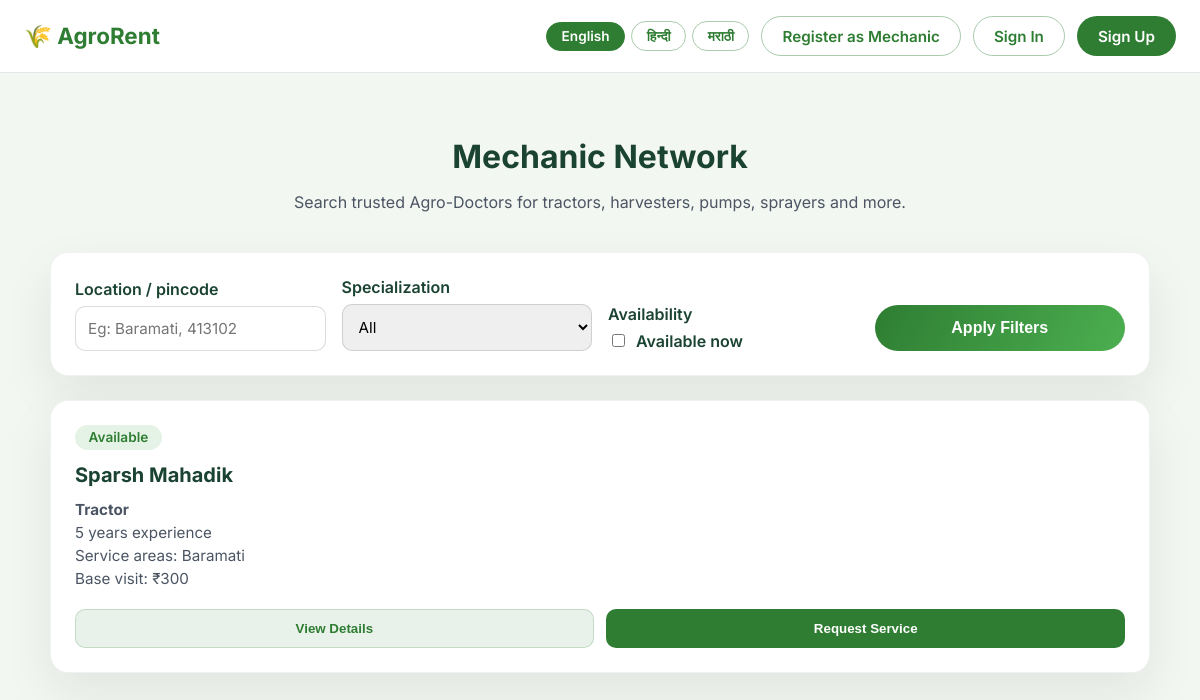
The page /mechanics on the database as committed earlier.
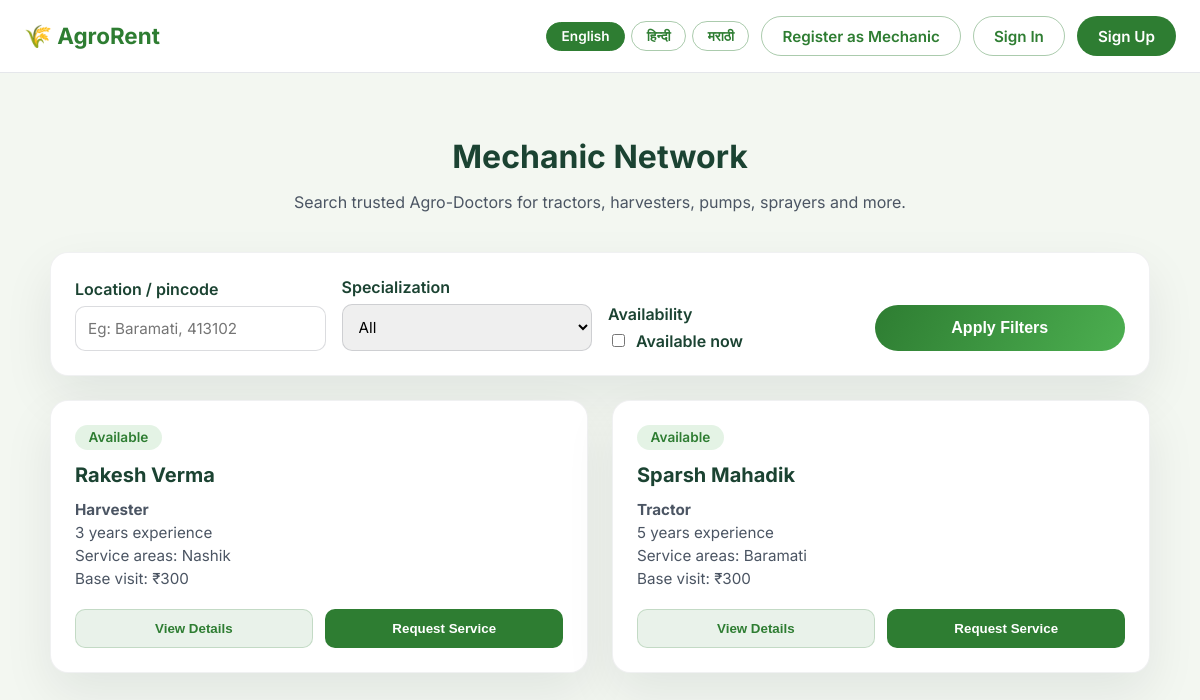
The same page on the database as committed later.
### tables this page shows
CREATE TABLE mechanics (
            id INTEGER PRIMARY KEY AUTOINCREMENT,
            user_id INTEGER,
            full_name TEXT NOT NULL,
            phone TEXT NOT NULL,
            email TEXT,
            experience_years INTEGER,
            specialization TEXT NOT NULL,
            service_locations TEXT NOT NULL,
            base_charge REAL NOT NULL,
            description TEXT,
            is_available INTEGER DEFAULT 1,
            created_at TIMESTAMP DEFAULT CURRENT_TIMESTAMP,
            updated_at TIMESTAMP DEFAULT CURRENT_TIMESTAMP,
            FOREIGN KEY (user_id) REFERENCES users(id)
        );

### app.py (the view)
@app.route('/mechanics')
def mechanics_list():
    search = request.args.get('q', '').strip()
    specialization = request.args.get('specialization', '').strip()
    available_only = request.args.get('available_only', '').strip().lower() in ('true', '1', 'on')
    query = 'SELECT * FROM mechanics WHERE 1=1'
    params = []
    if search:
        query += ' AND (LOWER(service_locations) LIKE ? OR LOWER(full_name) LIKE ?)'
        like_term = f'%{search.lower()}%'
        params.extend([like_term, like_term])
    if specialization and specialization in MECHANIC_SPECIALIZATIONS:
        query += ' AND specialization = ?'
        params.append(specialization)
    if available_only:
        query += ' AND is_available = 1'
    query += ' ORDER BY created_at DESC'
    conn = get_db()
    mechanics = conn.execute(query, params).fetchall()
    conn.close()
    return render_template(
        'mechanics_list.html',
        mechanics=mechanics,
        filters={
            'search': search,
            'specialization': specialization,
            'available_only': available_only
        },
        specializations=MECHANIC_SPECIALIZATIONS
    )

### app.py (called while the page is built)
def get_translations():
    if app.debug:
        return load_translations()
    return TRANSLATIONS

def _get_translation_value(lang, key_parts):
    translations = get_translations()
    data = translations.get(lang, {})
    for part in key_parts:
        if isinstance(data, dict):
            data = data.get(part)
        else:
            data = None
        if data is None:
            break
    if data is None and lang != DEFAULT_LOCALE:
        return _get_translation_value(DEFAULT_LOCALE, key_parts)
    return data

def translate_text(key, locale=None, default=None, **kwargs):
    if not key:
        return ''
    lang = locale or getattr(g, 'current_locale', None) or session.get('lang') or DEFAULT_LOCALE
    parts = key.split('.')
    value = _get_translation_value(lang, parts)
    if value is None:
        value = default if default is not None else _get_translation_value(DEFAULT_LOCALE, parts)
    if value is None:
        value = default if default is not None else key
    if isinstance(value, str) and kwargs:
        try:
            value = value.format(**kwargs)
        except KeyError:
            pass
    return value

@app.context_processor
def inject_translation_helpers():
    return {
        't': translate_text,
        'current_locale': getattr(g, 'current_locale', DEFAULT_LOCALE),
        'supported_languages': SUPPORTED_LANGUAGES,
        'language_names': LANGUAGE_NAMES
    }

def get_db():
    conn = sqlite3.connect(DATABASE)
    conn.row_factory = sqlite3.Row
    return conn

### templates/mechanics_list.html (shortened to what this page needs)
<!DOCTYPE html>
<html lang="{{ current_locale }}">
<head>
    <link rel="stylesheet" href="{{ url_for('static', filename='css/mechanics.css') }}">
</head>
<body>
    <div class="page-wrapper">
        <nav class="simple-nav">
            <div class="nav-container">
                <div class="nav-left">
                    <a href="{{ url_for('index') }}">🌾 {{ t('nav.brand') }}</a>
                </div>
                <div class="nav-actions">
                    <div class="language-switcher" aria-label="{{ t('language.change') }}">
                        {% for code in supported_languages %}
                        <a href="{{ url_for('set_language', lang_code=code) }}"
                           class="language-pill {% if current_locale == code %}active{% endif %}">
                            {{ language_names[code] }}
                        </a>
                        {% endfor %}
                    </div>
                    <a class="nav-link-btn secondary" href="{{ url_for('mechanic_register') }}">{{ t('nav.register_mechanic') }}</a>
                    {% if session.user_id %}
                    <a class="nav-link-btn secondary" href="{{ url_for('mechanic_dashboard') }}">{{ t('nav.mechanic_dashboard') }}</a>
                    <a class="nav-link-btn primary" href="{{ url_for('signout') }}">{{ t('nav.logout') }}</a>
                    {% else %}
                    <a class="nav-link-btn secondary" href="{{ url_for('signin') }}">{{ t('nav.sign_in') }}</a>
                    <a class="nav-link-btn primary" href="{{ url_for('signup') }}">{{ t('nav.sign_up') }}</a>
                    {% endif %}
                </div>
            </div>
        </nav>
        <section class="content-section">
            <div class="page-header">
                <h1>{{ t('mechanic.list.title') }}</h1>
                <p>{{ t('mechanic.list.subtitle') }}</p>
            </div>
            <div class="card filters-card">
                <form method="GET" action="{{ url_for('mechanics_list') }}">
                    <div class="form-group">
                        <label for="q">{{ t('mechanic.list.filters.location') }}</label>
                        <input type="text" id="q" name="q" placeholder="Eg: Baramati, 413102" value="{{ filters.search }}">
                    </div>
                    <div class="form-group">
                        <label for="specialization">{{ t('mechanic.list.filters.specialization') }}</label>
                        <select id="specialization" name="specialization">
                            <option value="">{{ t('mechanic.list.filters.all', default='All') }}</option>
                        </select>
                    </div>
                    <div class="form-group">
                        <label>{{ t('mechanic.list.filters.availability') }}</label>
                        <label class="availability-toggle" style="margin-top: 0;">
                            <input type="checkbox" name="available_only" {% if filters.available_only %}checked{% endif %} onchange="this.form.submit()">
                            {{ t('mechanic.list.filters.available_now') }}
                        </label>
                    </div>
                    <div>
                        <button type="submit" class="btn-submit" style="width: 100%;">{{ t('mechanic.list.filters.submit') }}</button>
                    </div>
                </form>
            </div>
            {% if mechanics %}
            <div class="mechanics-grid">
                {% for mechanic in mechanics %}
                <div class="card mechanic-card">
                    <div class="badge {% if mechanic['is_available'] %}available{% else %}unavailable{% endif %}">
                        {% if mechanic['is_available'] %}
                            {{ t('mechanic.list.card.available') }}
                        {% else %}
                            {{ t('mechanic.list.card.unavailable') }}
                        {% endif %}
                    </div>
                    <h3>{{ mechanic['full_name'] }}</h3>
                    <div class="mechanic-meta">
                        <strong>{{ t('mechanic.specializations.' + mechanic['specialization']|lower, default=mechanic['specialization']) }}</strong>
                        {% if mechanic['experience_years'] %}
                        <span>{{ t('mechanic.list.card.experience', years=mechanic['experience_years']) }}</span>
                        {% endif %}
                        <span>{{ t('mechanic.list.card.service_area', areas=mechanic['service_locations']) }}</span>
                        <span>{{ t('mechanic.list.card.base_visit', charge='{:,.0f}'.format(mechanic['base_charge'])) }}</span>
                    </div>
                    <div class="card-actions">
                        <button class="ghost-btn view-details-btn"
                            data-name="{{ mechanic['full_name'] }}"
                            data-specialization="{{ t('mechanic.specializations.' + mechanic['specialization']|lower, default=mechanic['specialization']) }}"
                            data-location-display="{{ t('mechanic.list.card.service_area', areas=mechanic['service_locations']) }}"
                            data-charge-display="{{ t('mechanic.list.card.base_visit', charge='{:,.0f}'.format(mechanic['base_charge'])) }}"
                            data-experience-text="{{ mechanic['experience_years'] and t('mechanic.list.card.experience', years=mechanic['experience_years']) or t('mechanic.list.details.experience_missing') }}"
                            data-description="{{ mechanic['description'] or t('mechanic.list.card.no_description', default='No bio shared yet.') }}">
                            {{ t('mechanic.list.buttons.view_details') }}
                        </button>
                        <button class="solid-btn request-service-btn"
                            data-mechanic-id="{{ mechanic['id'] }}"
                            data-mechanic-name="{{ mechanic['full_name'] }}">
                            {{ t('mechanic.list.buttons.request_service') }}
                        </button>
                    </div>
                </div>
                {% endfor %}
            </div>
            {% else %}
            <div class="empty-state">
                <h3>{{ t('mechanic.list.empty.title') }}</h3>
                <p>{{ t('mechanic.list.empty.subtitle') }}</p>
                <a href="{{ url_for('mechanic_register') }}">{{ t('mechanic.list.empty.cta') }}</a>
            </div>
            {% endif %}
        </section>
    </div>
</body>
</html>

### static/css/mechanics.css (style rules this page uses)
:root { --agro-green: #2e7d32; --agro-green-light: #4caf50; --agro-cream: #f3f7f1; --agro-dark: #1b4332; }
body { font-family: 'Inter', 'Segoe UI', Tahoma, Geneva, Verdana, sans-serif; margin: 0; color: #1f2933; background: var(--agro-cream); }
.page-wrapper { min-height: 100vh; display: flex; flex-direction: column; }
nav.simple-nav { background: white; border-bottom: 1px solid #e5e7eb; position: sticky; top: 0; z-index: 10; }
.simple-nav .nav-container { max-width: 1200px; margin: 0 auto; padding: 1rem 1.5rem; display: flex; align-items: center; justify-content: space-between; }
.simple-nav .nav-left a { font-weight: 700; font-size: 1.4rem; color: var(--agro-green); text-decoration: none; }
.simple-nav .nav-actions { display: flex; align-items: center; gap: 0.75rem; }
.nav-link-btn { padding: 0.6rem 1.25rem; border-radius: 999px; text-decoration: none; font-weight: 600; font-size: 0.95rem; border: 1px solid transparent; transition: all 0.2s ease; }
.nav-link-btn.primary { background: var(--agro-green); color: #fff; }
.nav-link-btn.secondary { border-color: rgba(46, 125, 50, 0.4); color: var(--agro-green); background: transparent; }
.language-switcher { display: flex; align-items: center; gap: 0.4rem; flex-wrap: wrap; }
.language-pill { padding: 0.35rem 0.9rem; border-radius: 999px; border: 1px solid rgba(46, 125, 50, 0.4); color: var(--agro-green); text-decoration: none; font-weight: 600; font-size: 0.85rem; transition: all 0.2s ease; }
.language-pill.active, .language-pill:hover { background: var(--agro-green); color: #fff; border-color: var(--agro-green); }
.content-section { max-width: 1100px; margin: 2rem auto; padding: 0 1.5rem 3rem; width: 100%; }
.page-header { text-align: center; margin: 2rem 0 2.5rem; }
.page-header h1 { font-size: 2rem; color: var(--agro-dark); margin-bottom: 0.5rem; }
.page-header p { color: #4b5563; font-size: 1rem; }
.card { background: #fff; border-radius: 18px; padding: 1.5rem; box-shadow: 0 20px 50px rgba(15, 23, 42, 0.08); border: 1px solid rgba(15, 23, 42, 0.06); }
.form-group { display: flex; flex-direction: column; gap: 0.4rem; }
.form-group label { font-weight: 600; color: var(--agro-dark); }
.form-group input, .form-group select, .form-group textarea { border: 1px solid rgba(15, 23, 42, 0.15); border-radius: 10px; padding: 0.75rem; font-size: 0.95rem; font-family: inherit; transition: border-color 0.2s ease, box-shadow 0.2s ease; }
.availability-toggle { display: flex; align-items: center; gap: 0.5rem; margin-top: 0.5rem; font-weight: 600; color: var(--agro-dark); }
.btn-submit { margin-top: 1.5rem; padding: 0.85rem 1.5rem; background: linear-gradient(120deg, var(--agro-green), var(--agro-green-light)); color: #fff; border: none; border-radius: 999px; font-size: 1rem; font-weight: 600; cursor: pointer; transition: transform 0.2s ease, box-shadow 0.2s ease; }
.filters-card { display: flex; flex-direction: column; gap: 1rem; margin-bottom: 1.5rem; }
.filters-card form { display: grid; grid-template-columns: repeat(auto-fit, minmax(200px, 1fr)); gap: 1rem; align-items: end; }
.mechanics-grid { display: grid; grid-template-columns: repeat(auto-fit, minmax(280px, 1fr)); gap: 1.5rem; }
.mechanic-card { display: flex; flex-direction: column; gap: 0.8rem; }
.mechanic-card h3 { margin: 0; color: var(--agro-dark); font-size: 1.25rem; }
.mechanic-meta { display: flex; flex-direction: column; gap: 0.25rem; color: #4b5563; font-size: 0.95rem; }
.badge { align-self: flex-start; padding: 0.3rem 0.85rem; border-radius: 999px; font-size: 0.85rem; font-weight: 600; }
.badge.available { background: rgba(76, 175, 80, 0.15); color: var(--agro-green); }
.card-actions { display: flex; flex-wrap: wrap; gap: 0.8rem; margin-top: 0.5rem; }
.ghost-btn, .solid-btn { flex: 1; min-width: 120px; text-align: center; border-radius: 10px; padding: 0.7rem; font-weight: 600; border: 1px solid transparent; cursor: pointer; transition: transform 0.2s ease, box-shadow 0.2s ease; }
.ghost-btn { background: rgba(46, 125, 50, 0.1); color: var(--agro-green); border-color: rgba(46, 125, 50, 0.2); }
.solid-btn { background: var(--agro-green); color: #fff; }

Rows that differ between the two databases and show on the page:
added mechanics: t "Available", full_name "Rakesh Verma", specialization "Harvester", experience_years "3 years experience", service_locations "Service areas: Nashik", base_charge "Base visit: ₹300", t "View Details", t "Request Service"
